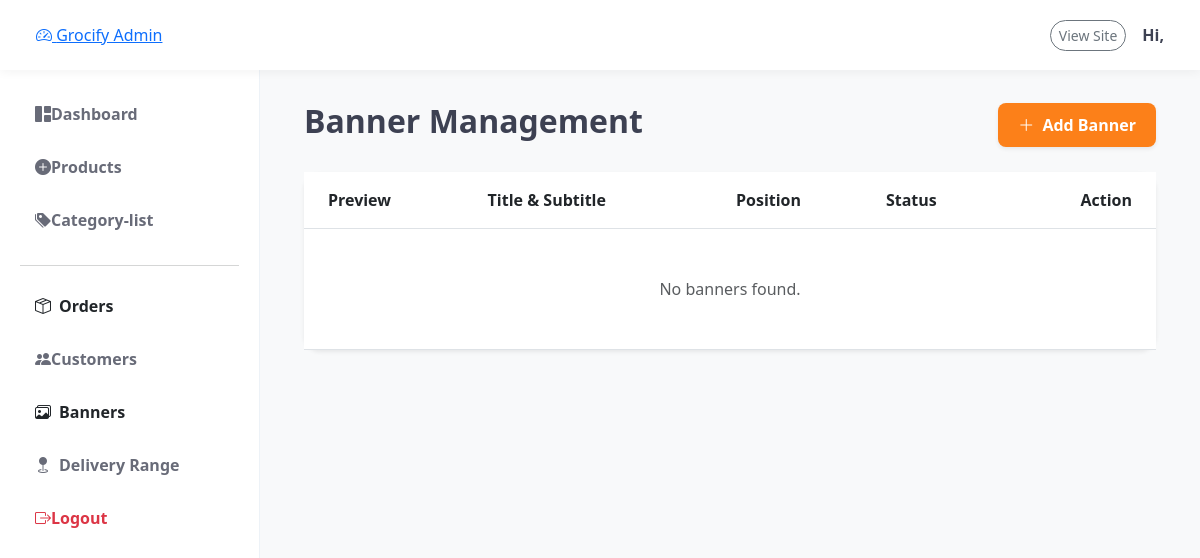
Before: /dash/banners/ with the older database file.
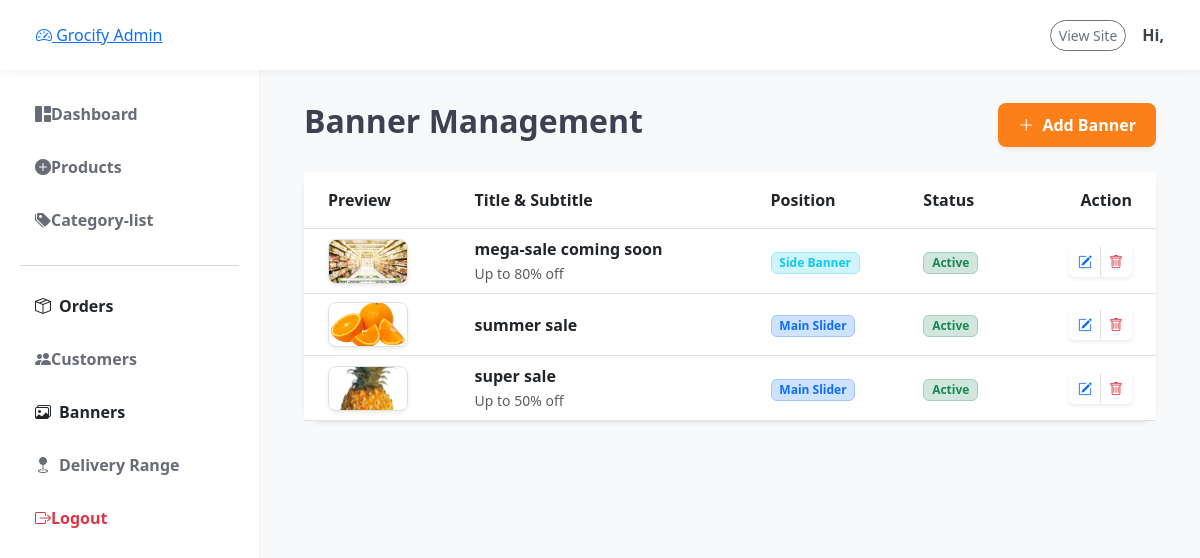
After: the same page with the newer database file.
### store/models.py (models this page shows, shortened)
class Banner(models.Model):
    POSITIONS = (('Main', 'Main Big Banner'), ('Side', 'Side Small Banner'))
    title = models.CharField(max_length=100)
    subtitle = models.CharField(max_length=200, blank=True)
    image = models.ImageField(upload_to='banners/')
    badge_text = models.CharField(max_length=50, blank=True, help_text="e.g., 'Free Delivery'")
    link = models.CharField(max_length=200, default="#", help_text="Button Link")
    position = models.CharField(max_length=10, choices=POSITIONS)
    is_active = models.BooleanField(default=True)
    created_at = models.DateTimeField(auto_now_add=True)

### admindash/views.py (the view)
# urls.py: path('banners/', views.banner_list, name='banner_list'),
def banner_list(request):
    banners = Banner.objects.all().order_by('-created_at')
    return render(request, 'admindash/banner_list.html', {'banners': banners})

### admindash/templates/admindash/banner_list.html (shortened to what this page needs)
{% extends 'admindash/base.html' %}
{% block admin_content %}
<div class="container-fluid">
    <div class="d-flex justify-content-between align-items-center mb-4">
        <h2 class="fw-bold">Banner Management</h2>
        <button type="button" class="btn btn-orange shadow-sm" data-bs-toggle="modal" data-bs-target="#addBannerModal">
            <i class="bi bi-plus-lg me-1"></i> Add Banner
        </button>
    </div>
    <div class="card border-0 shadow-sm rounded-4">
        <div class="card-body p-0">
            <div class="table-responsive">
                <table class="table table-hover align-middle mb-0">
                    <thead class="bg-light">
                        <tr>
                            <th class="ps-4 py-3">Preview</th>
                            <th class="py-3">Title & Subtitle</th>
                            <th class="py-3">Position</th>
                            <th class="py-3">Status</th>
                            <th class="py-3 text-end pe-4">Action</th>
                        </tr>
                    </thead>
                    <tbody>
                        {% for banner in banners %}
                        <tr>
                            <td class="ps-4">
                                {% if banner.image %}
                                    <img src="{{ banner.image.url }}" class="rounded-3 border shadow-sm" style="width: 80px; height: 45px; object-fit: cover;">
                                {% else %}
                                    <div class="bg-light rounded-3 d-flex align-items-center justify-content-center border" style="width: 80px; height: 45px;">
                                        <i class="bi bi-image text-muted"></i>
                                    </div>
                                {% endif %}
                            </td>
                            <td>
                                <div class="fw-bold text-dark">{{ banner.title }}</div>
                                <small class="text-muted">{{ banner.subtitle|truncatechars:30 }}</small>
                            </td>
                            <td>
                                {% if banner.position == 'Main' %}
                                    <span class="badge bg-primary-subtle text-primary border border-primary-subtle">Main Slider</span>
                                {% else %}
                                    <span class="badge bg-info-subtle text-info border border-info-subtle">Side Banner</span>
                                {% endif %}
                            </td>
                            <td>
                                {% if banner.is_active %}
                                    <span class="badge bg-success-subtle text-success border border-success-subtle">Active</span>
                                {% else %}
                                    <span class="badge bg-secondary-subtle text-secondary border border-secondary-subtle">Inactive</span>
                                {% endif %}
                            </td>
                            <td class="text-end pe-4">
                                <div class="btn-group shadow-sm rounded">
                                    <button type="button" class="btn btn-white btn-sm border-end text-primary" data-bs-toggle="modal" data-bs-target="#editBannerModal{{ banner.id }}">
                                        <i class="bi bi-pencil-square"></i>
                                    </button>
                                    <button type="button" class="btn btn-white btn-sm text-danger" data-bs-toggle="modal" data-bs-target="#deleteBannerModal{{ banner.id }}">
                                        <i class="bi bi-trash"></i>
                                    </button>
                                </div>
                            </td>
                        </tr>
                        {% empty %}
                        <tr><td colspan="5" class="text-center py-5 text-muted">No banners found.</td></tr>
                        {% endfor %}
                    </tbody>
                </table>
            </div>
        </div>
    </div>
</div>
{% endblock %}

Changed rows visible on the page:
added Banner: image (picture), title "mega-sale coming soon", subtitle "Up to 80% off", position "Side Banner", is_active "Active"
added Banner: image (picture), title "summer sale", position "Main Slider", is_active "Active"
added Banner: image (picture), title "super sale", subtitle "Up to 50% off", position "Main Slider", is_active "Active"
Other visible differences:
text no longer shown: "No banners found."
